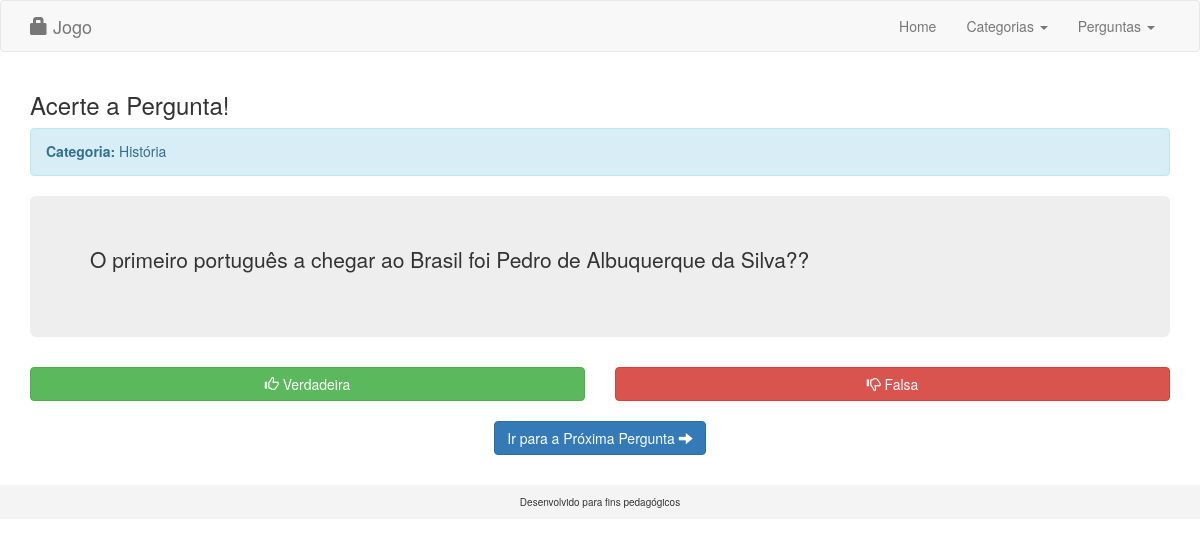
The page / on the database its author committed.
### tables this page shows
CREATE TABLE `categorias` (
  `id` int(11) NOT NULL,
  `nome` varchar(45) NOT NULL
);

CREATE TABLE `perguntas` (
  `id` int(11) NOT NULL,
  `questao` varchar(255) NOT NULL,
  `checagem` tinyint(1) NOT NULL,
  `resposta_correta` varchar(255) DEFAULT 'Parabéns, você acertou!!',
  `categorias_id` int(11) NOT NULL,
  `repondido` tinyint(1) NOT NULL DEFAULT '0'
);

### index.php (the view, shortened to what this page needs)
<?php
require_once(__DIR__ ."/conexao.php");
$sqlPerguntas = "SELECT * FROM perguntas WHERE repondido = 0";
$resultadoPerguntas = mysqli_query($conexao, $sqlPerguntas);
$perguntas = array();
while ($p = mysqli_fetch_array($resultadoPerguntas)) {
	array_push($perguntas, $p);
}
$indice = rand( 0, (count($perguntas) - 1));
$sqlCategorias = "SELECT * FROM categorias";
$resultadoCategorias = mysqli_query($conexao, $sqlCategorias);
$categorias = array();
while ($cat = mysqli_fetch_object($resultadoCategorias)) {
	array_push($categorias, $cat);
}
require_once(__DIR__ ."/includes/header.php");
require_once(__DIR__ ."/includes/menu.php");
?>
	<div class="container">
		<h3>Acerte a Pergunta!</h3>
		<h5 class="alert alert-info"><strong>Categoria:</strong>
			<?php
				foreach ($categorias as $categoria) {
					if ($perguntas[$indice]['categorias_id'] == $categoria->id) {
						echo $categoria->nome;
						break;
					}
				}
			?>
		</h5>
		<div class="jumbotron">
			<p><?php echo $perguntas[$indice]['questao'] ?>?</p>
		</div>
		<div class="row">
			<div class="col-xs-6 col-md-6">
				<button class="btn btn-success btn-block" onclick="verdade()">
					<span class="glyphicon glyphicon-thumbs-up" aria-hidden="true"></span>
					 Verdadeira
				</button>
			</div>
			<div class="col-xs-6 col-md-6">
				<button class="btn btn-danger btn-block" onclick="falso()">
					<span class="glyphicon glyphicon-thumbs-down" aria-hidden="true"></span>
					 Falsa
				</button>
			</div>
		</div>
		<div class="proxima-pergunta">
			<button class="center-block btn btn-md btn-primary" onclick="proximaPergunta()">
				Ir para a Próxima Pergunta <span class="glyphicon glyphicon-arrow-right" aria-hidden="true"></span>
			</button>
		</div>
	</div>
<?php require_once(__DIR__ ."/includes/footer.php"); ?>

### includes/header.php (style rules this page uses)
.proxima-pergunta { padding: 20px 0; }

### rows shown on the page
categorias: nome "História"
perguntas: questao "O primeiro português a chegar ao Brasil foi Pedro de Albuquerque da Silva?"
